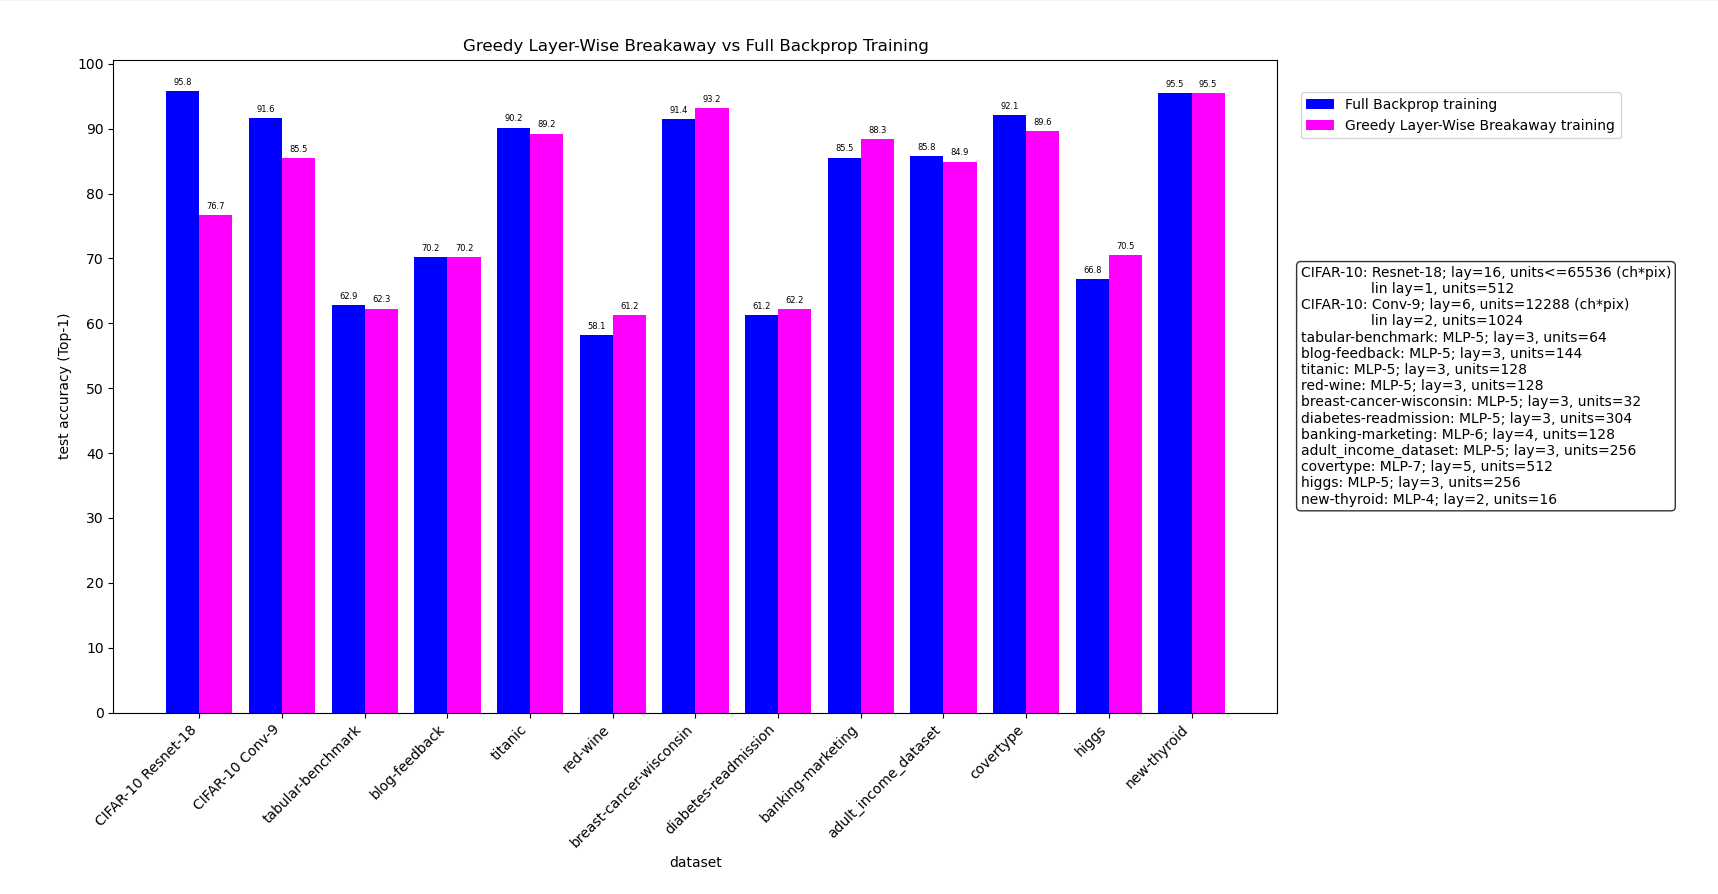

Source code (Python):
import matplotlib.pyplot as plt
import numpy as np

y1_values = [95.82, 91.59, 62.86, 70.17, 90.15, 58.13, 91.41, 61.23, 85.54, 85.77, 92.12, 66.85, 95.45]
y2_values = [76.69, 85.46, 62.26, 70.23, 89.23, 61.25, 93.16, 62.18, 88.33, 84.91, 89.64, 70.48, 95.45]

group_labels = ["CIFAR-10 Resnet-18", "CIFAR-10 Conv-9", "tabular-benchmark", "blog-feedback", "titanic", "red-wine", "breast-cancer-wisconsin", "diabetes-readmission", "banking-marketing", "adult_income_dataset", "covertype", "higgs", "new-thyroid"]

group_descriptions = [
	"CIFAR-10: Resnet-18; lay=16, units<=65536 (ch*pix)\n                lin lay=1, units=512",
	"CIFAR-10: Conv-9; lay=6, units=12288 (ch*pix)\n                lin lay=2, units=1024",
	"tabular-benchmark: MLP-5; lay=3, units=64",
	"blog-feedback: MLP-5; lay=3, units=144",
	"titanic: MLP-5; lay=3, units=128",
	"red-wine: MLP-5; lay=3, units=128",
	"breast-cancer-wisconsin: MLP-5; lay=3, units=32",
	"diabetes-readmission: MLP-5; lay=3, units=304",
	"banking-marketing: MLP-6; lay=4, units=128",
	"adult_income_dataset: MLP-5; lay=3, units=256",
	"covertype: MLP-7; lay=5, units=512",
	"higgs: MLP-5; lay=3, units=256",
	"new-thyroid: MLP-4; lay=2, units=16",
]

# Convert to arrays
x = np.arange(len(y1_values))
y1 = np.array(y1_values)
y2 = np.array(y2_values)
width = 0.4

# Create figure and axes
fig, ax = plt.subplots(figsize=(12, 6))

# Plot bars
b1 = ax.bar(x, y1, width=width, color='blue', label='Full Backprop training')
b2 = ax.bar(x + width, y2, width=width, color='magenta', label='Greedy Layer-Wise Breakaway training')

# Annotate bars
ax.bar_label(b1, fmt='%.1f', padding=3, fontsize=6)
ax.bar_label(b2, fmt='%.1f', padding=3, fontsize=6)

# X-axis group labels
ax.set_xticks(x + width/2)
ax.set_xticklabels(group_labels, rotation=45, ha='right', fontsize=10)

# Minor ticks
#ax.minorticks_on()
#ax.xaxis.set_minor_locator(plt.MultipleLocator(0.1))
ax.set_yticks(np.arange(0, 100+0.1, 10.0))

# Labels and title
ax.set_xlabel("dataset")
ax.set_ylabel("test accuracy (Top-1)")
ax.set_title("Greedy Layer-Wise Breakaway vs Full Backprop Training")

# Legend of series, moved to the right above the set descriptions
ax.legend(loc='upper left', bbox_to_anchor=(1.02, 0.95), borderaxespad=0.)

# Adjust layout to make room for both legends and description key on the right
fig.subplots_adjust(right=0.8)

# Add descriptive key box on the right
props = dict(boxstyle='round', facecolor='white', alpha=0.8)
key_text = "\n".join(group_descriptions)
ax.text(1.02, 0.5, key_text, transform=ax.transAxes, fontsize=10, verticalalignment='center', bbox=props)

plt.tight_layout()
plt.show()
